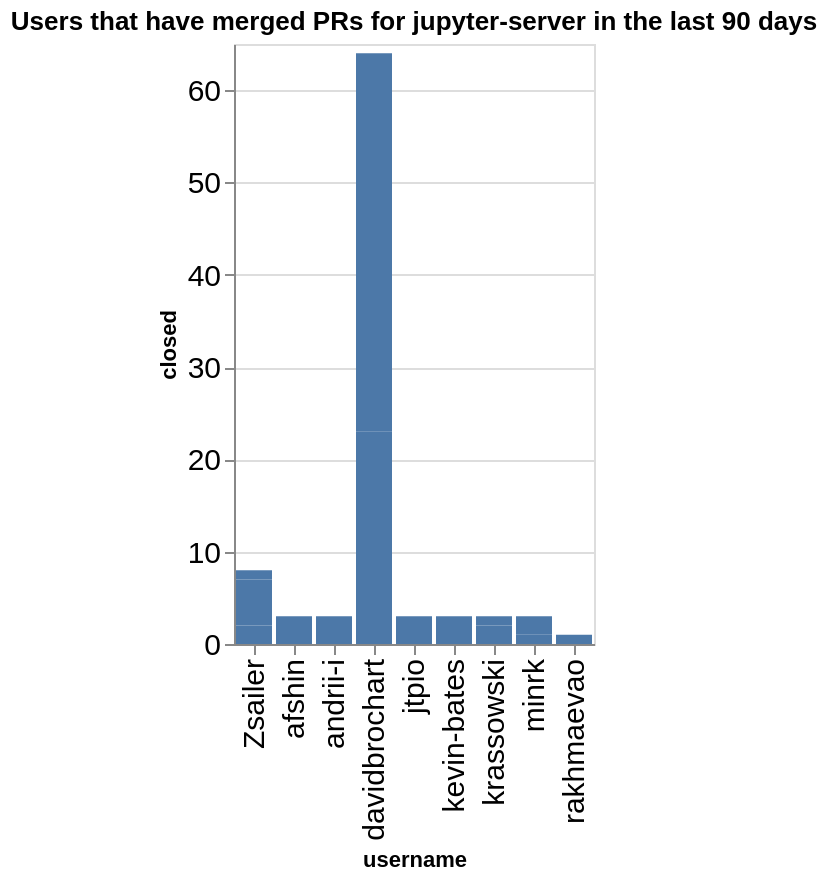

Notebook code cell kept with this figure:
### Code cell
charts = []
title = f"Users that have merged PRs for {github_org} in the last {n_days} days"
ch = alt.Chart(data=closed_by_repo.replace(np.nan, 0), title=title).mark_bar().encode(
    x='username',
    y='closed',
)
ch

### Figure 1 — Vega-Lite specification as saved in the notebook (floating-point values rounded to 4 significant figures)
{"config": {"axisLeft": {"labelFontSize": 15}, "axisBottom": {"labelFontSize": 15}}, "data": {"name": "data-030b886fb58558411f470c8c5926e9b7"}, "mark": {"type": "bar"}, "encoding": {"x": {"field": "username", "type": "nominal"}, "y": {"field": "closed", "type": "quantitative"}}, "title": "Users that have merged PRs for jupyter-server in the last 90 days", "$schema": "https://vega.github.io/schema/vega-lite/v5.20.1.json", "datasets": {"data-030b886fb58558411f470c8c5926e9b7": [{"name": "fps", "username": "Zsailer", "closed": 2}, {"name": "fps", "username": "davidbrochart", "closed": 23}, {"name": "gateway_provisioners", "username": "kevin-bates", "closed": 3}, {"name": "jupyter-scheduler", "username": "andrii-i", "closed": 3}, {"name": "jupyter_releaser", "username": "jtpio", "closed": 3}, {"name": "jupyter_releaser", "username": "krassowski", "closed": 2}, {"name": "jupyter_server", "username": "Zsailer", "closed": 5}, {"name": "jupyter_server", "username": "afshin", "closed": 3}, {"name": "jupyter_server", "username": "minrk", "closed": 1}, {"name": "jupyter_server_terminals", "username": "Zsailer", "closed": 1}, {"name": "jupyter_ydoc", "username": "davidbrochart", "closed": 12}, {"name": "jupyter_ydoc", "username": "krassowski", "closed": 1}, {"name": "jupyverse", "username": "davidbrochart", "closed": 29}, {"name": "jupyverse", "username": "rakhmaevao", "closed": 1}, {"name": "pytest-jupyter", "username": "minrk", "closed": 2}]}}
